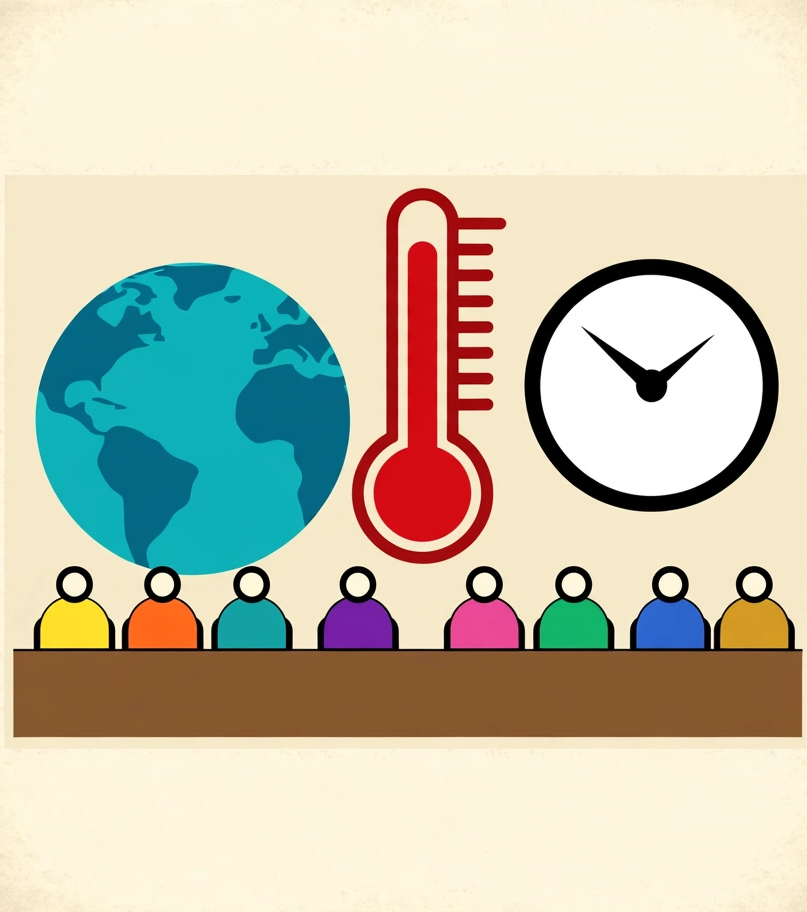
#> input picture scenes_raw/panels/hero1w.png, 807 x 912 px, found by its file name
$ python prep_scenes.py
#> lines starting #> are read from the running program, lines starting #| are printed output that depends on the picture
#!/usr/bin/env python3
"""Crop the 13 sliced v10 panels to their display aspect, resize, quantize
to a 256-colour palette PNG, and save as scenes/*.png for the v10 repo.

Display sizes (from the layout): heroes 304x150, mids 186x96.
Each scene gets (squash_y, fy): squash_y shrinks the panel vertically first
(the wide hero panels and the tall mid panels pack their content into a
band taller than the 2:1 display window, so a mild vertical squash keeps
globe + thermometer + clock + delegates, drones + skyline + fires, towers
+ tanks + ship together); fy then picks the crop window's vertical position
(0 = top, 1 = bottom) inside the squashed panel.
"""
import os
from PIL import Image

PANELS = "/home/hatch/workspace/makefun/news-image-20261122-v10-entry/scenes_raw/panels"
OUT = "/home/hatch/workspace/makefun/news-image-20261122-v10-entry/scenes"
os.makedirs(OUT, exist_ok=True)

# name -> (panel file, display_w, display_h, squash_y, fy)
SCENES = {
    "hero1-cop31": ("hero1w.png", 304, 150, 0.80, 0.40),
    "hero2-kyiv": ("hero2w.png", 304, 150, 0.84, 0.50),
    "hero3-bahrain": ("hero3w.png", 304, 150, 0.85, 0.72),
    "mid4-ship": ("mid4-ship.png", 186, 96, 1.00, 0.70),
    "mid5-kryvyi": ("mid5-kryvyi.png", 186, 96, 1.00, 0.60),
    "mid6-boat": ("mid6-boat.png", 186, 96, 1.00, 0.72),
    "mid7-jerusalem": ("mid7-jerusalem.png", 186, 96, 1.00, 0.70),
    "mid8-gaza": ("mid8-gaza.png", 186, 96, 1.00, 0.72),
    "mid9-chapo": ("mid9-chapo.png", 186, 96, 1.00, 0.45),
    "mid10-tehran": ("mid10-tehran.png", 186, 96, 1.00, 0.30),
    "mid11-nvidia": ("mid11-nvidia.png", 186, 96, 1.00, 0.35),
    "mid12-bolsonaro": ("mid12-bolsonaro.png", 186, 96, 1.00, 0.45),
    "mid13-aukus": ("mid13-aukus.png", 186, 96, 1.00, 0.58),
}

total = 0
for name, (panel, dw, dh, sq, fy) in SCENES.items():
    im = Image.open(os.path.join(PANELS, panel)).convert("RGB")
#> im is the input picture: PIL image 807x912 RGB; mean R, G, B 200.8, 197.2, 176.6
    w, h = im.size
#> w = 807; h = 912
    if sq != 1.0:
        im = im.resize((w, int(h * sq)), Image.LANCZOS)
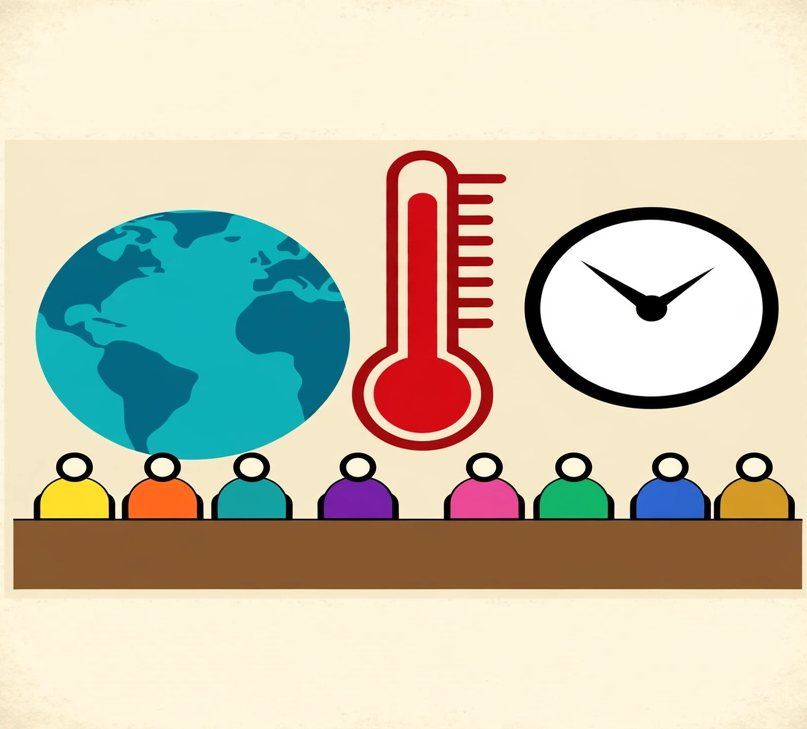
#> im: PIL image 807x729 RGB; mean R, G, B 200.8, 197.2, 176.6
        w, h = im.size
#> h = 729
    cw = w
#> cw = 807
    ch = int(w * dh / dw)
#> ch = 398
    y0 = int((h - ch) * fy)
#> y0 = 132
    y0 = max(0, min(h - ch, y0))
    crop = im.crop((0, y0, w, y0 + ch))
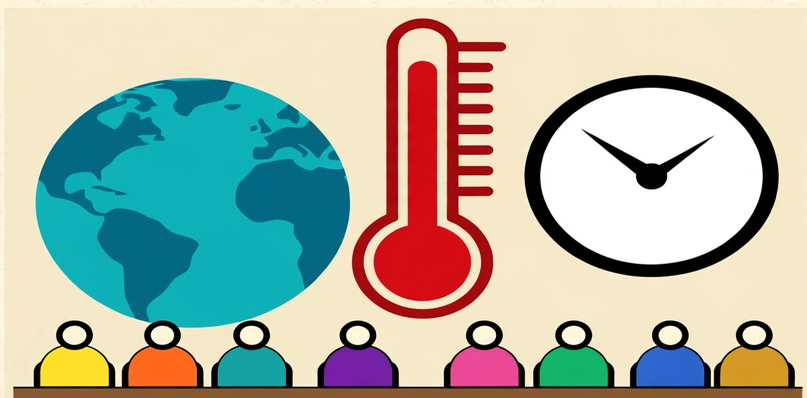
#> crop: PIL image 807x398 RGB; mean R, G, B 174.6, 180.9, 166.3
    crop = crop.resize((dw, dh), Image.LANCZOS)
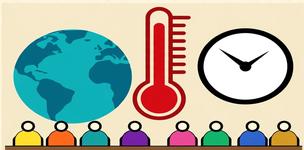
#> crop: PIL image 304x150 RGB; mean R, G, B 174.6, 181.1, 166.4
    pal = crop.quantize(colors=256, method=Image.Quantize.MEDIANCUT)
    path = os.path.join(OUT, name + ".png")
    pal.save(path, optimize=True)
    n = os.path.getsize(path)
    total += n
    print(f"{name}: panel {w}x{h} squash={sq} crop y0={y0} h={ch} -> {dw}x{dh} {n} bytes")
#| hero1-cop31: panel 807x729 squash=0.8 crop y0=132 h=398 -> 304x150 18478 bytes
#> pass 2 of the loop `for name, (panel, dw, dh, sq, fy) in SCENES.items():`:
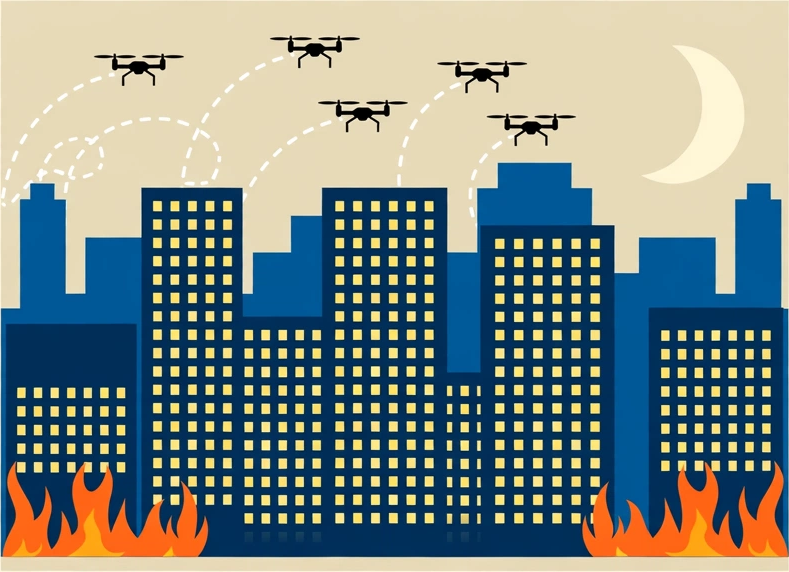
#> input picture scenes_raw/panels/hero2w.png, 789 x 572 px, found by its file name
#> im is the input picture: PIL image 789x572 RGB; mean R, G, B 125.9, 138.3, 133.6
#> `im = im.resize((w, int(h * sq)), Image.LANCZOS)`:
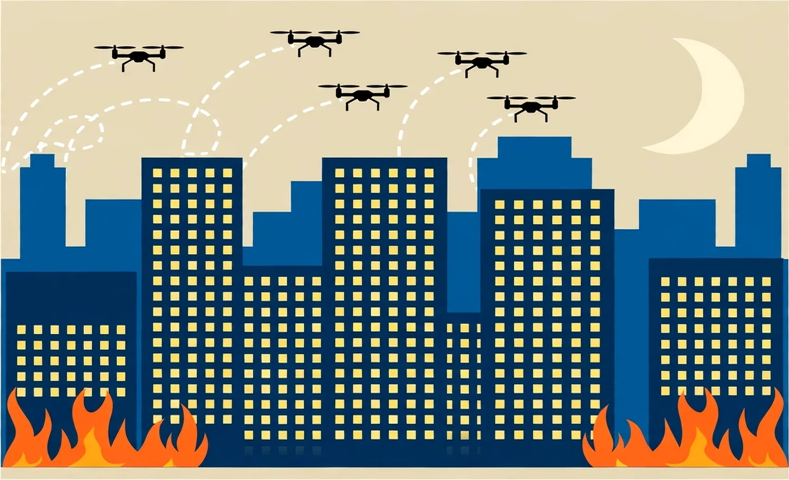
#> im: PIL image 789x480 RGB; mean R, G, B 125.9, 138.3, 133.7
#> `crop = crop.resize((dw, dh), Image.LANCZOS)`:
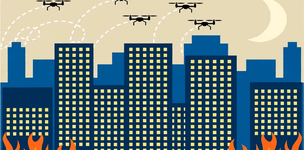
#> crop: PIL image 304x150 RGB; mean R, G, B 111.9, 131.6, 132.4
#| hero2-kyiv: panel 789x480 squash=0.84 crop y0=45 h=389 -> 304x150 28892 bytes
#> pass 3 of the loop `for name, (panel, dw, dh, sq, fy) in SCENES.items():`:
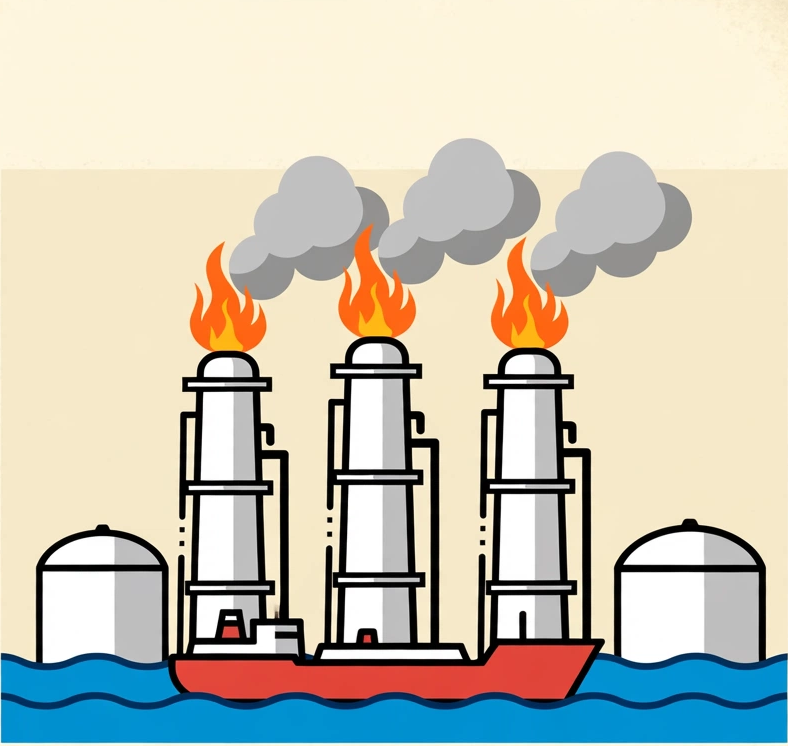
#> input picture scenes_raw/panels/hero3w.png, 788 x 746 px, found by its file name
#> im is the input picture: PIL image 788x746 RGB; mean R, G, B 200.3, 197.7, 183.4
#> `im = im.resize((w, int(h * sq)), Image.LANCZOS)`:
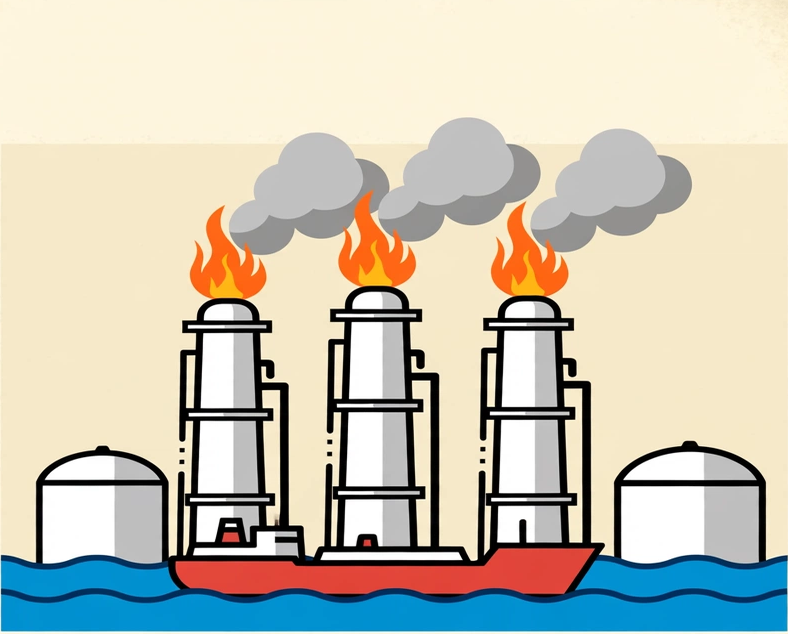
#> im: PIL image 788x634 RGB; mean R, G, B 200.3, 197.7, 183.4
#> `crop = crop.resize((dw, dh), Image.LANCZOS)`:
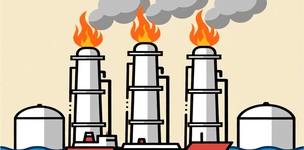
#> crop: PIL image 304x150 RGB; mean R, G, B 205.8, 193.2, 172.5
#| hero3-bahrain: panel 788x634 squash=0.85 crop y0=177 h=388 -> 304x150 17500 bytes
#> (the run stopped early here; a loop or call above may not have finished)
